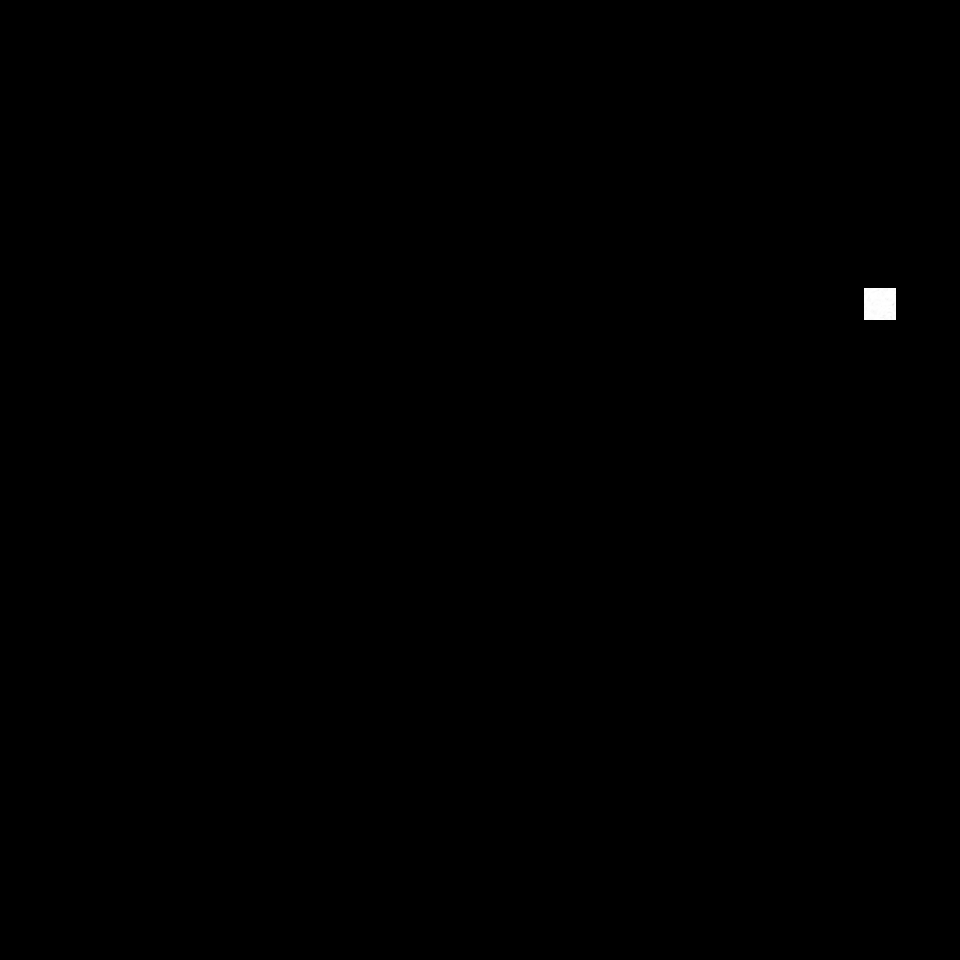

The image is a tile-based game level rendered from a .tmx file. Its description and source (layers, tilesets, objects; grid data summarised) follow:
An orthogonal 30x30 tile map with 32x32 px tiles, 1 tile layer (exit), 4 hidden layers not drawn and 2 objects (Wand).

<map version="1.4" tiledversion="1.4.2" orientation="orthogonal" renderorder="right-down" width="30" height="30" tilewidth="32" tileheight="32" infinite="0" nextlayerid="9" nextobjectid="1">
 <tileset firstgid="1" name="floortileset" tilewidth="32" tileheight="32" spacing="2" margin="1" tilecount="64" columns="8">
  <image source="floortileset.png" width="272" height="272" />
  <tile id="0">
   <objectgroup draworder="index" id="2">
    <object id="1" x="8.61029" y="-9.36724" width="0.473093" height="0.283856" />
   </objectgroup>
  </tile>
  <tile id="32">
   <objectgroup draworder="index" id="2">
    <object id="2" name="Wand" x="0" y="0" width="32" height="32" />
   </objectgroup>
  </tile>
  <tile id="57">
   <animation>
    <frame tileid="57" duration="500" />
    <frame tileid="58" duration="500" />
    <frame tileid="59" duration="500" />
    <frame tileid="60" duration="500" />
    <frame tileid="61" duration="500" />
    <frame tileid="62" duration="500" />
    <frame tileid="63" duration="500" />
   </animation>
  </tile>
 </tileset>
 <layer id="8" name="exit" width="30" height="30">
  <properties>
   <property name="exitUrl" value="map.json" />
  </properties>
  <data>[900 cells, 1 non-empty, 1 distinct tile ids]</data>
 </layer>
 <layer id="7" name="start" width="30" height="30" visible="0">
  <data>[900 cells, 1 non-empty, 1 distinct tile ids]</data>
 </layer>
 <layer id="5" name="bottom" width="30" height="30" visible="0">
  <data>[900 cells, 899 non-empty, 3 distinct tile ids]</data>
 </layer>
 <layer id="4" name="top" width="30" height="30" visible="0">
  <data>[900 cells, 1 non-empty, 1 distinct tile ids]</data>
 </layer>
 <objectgroup id="3" name="floorLayer" visible="0" />
 <layer id="2" name="override" width="30" height="30" visible="0">
  <data>[900 cells, 0 non-empty, 0 distinct tile ids]</data>
 </layer>
</map>
